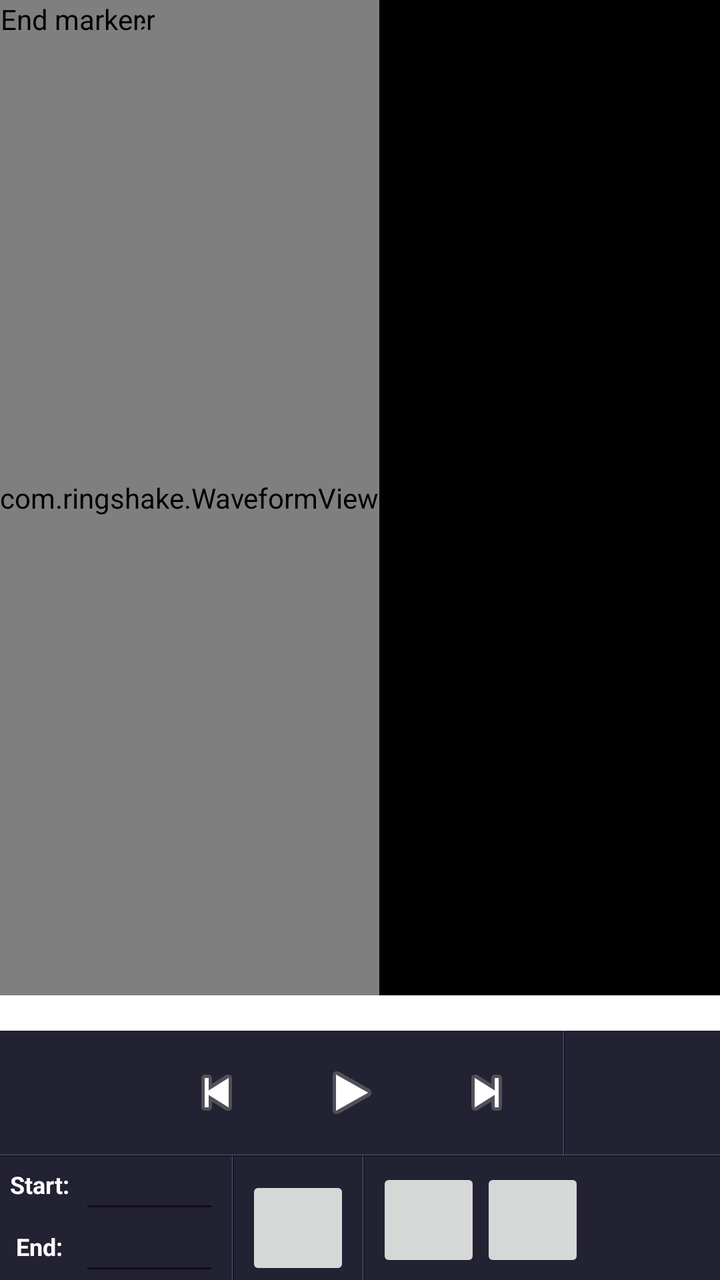
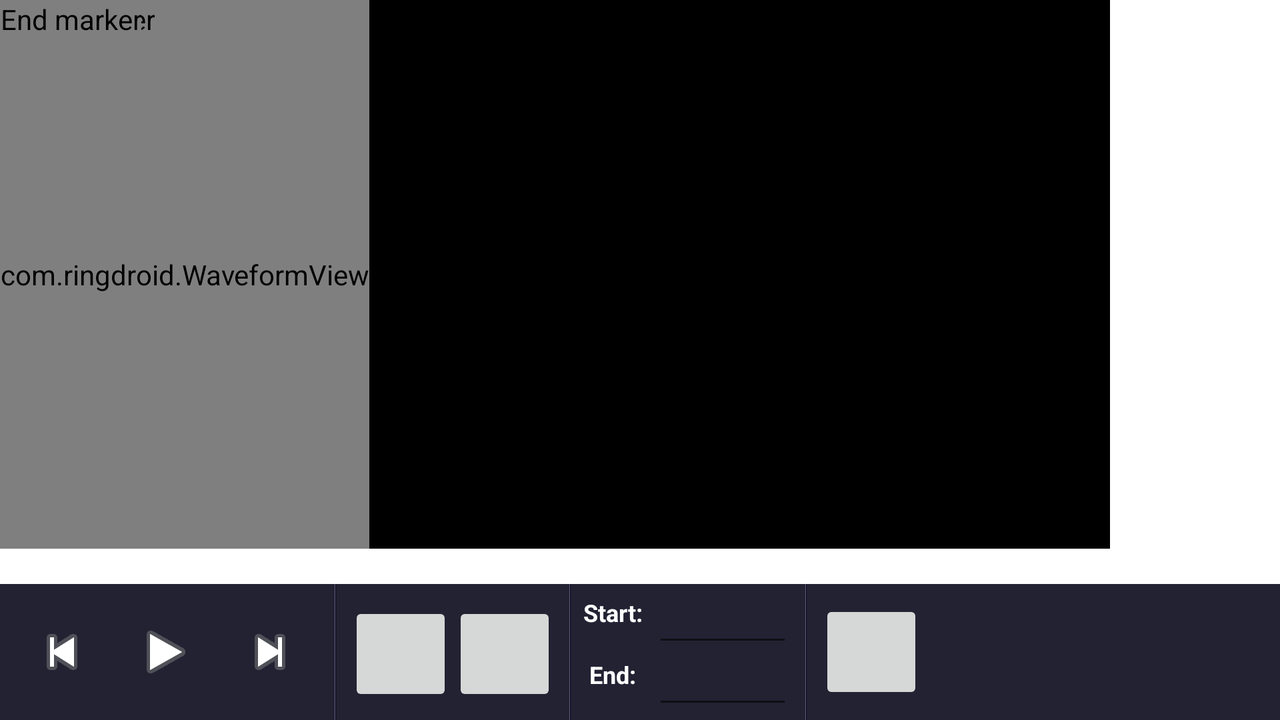

The same Android screen from two of the app's own layout files: first res/layout/ as a phone draws it, then the repository's variant for another configuration, drawn on a device whose configuration selects that folder. Both files follow.
<!-- AndroidManifest.xml: fallback theme Theme.MaterialComponents.DayNight.NoActionBar -->
<!-- res/layout/editor.xml -->
<?xml version="1.0" encoding="utf-8"?>

<LinearLayout xmlns:android="http://schemas.android.com/apk/res/android"     
    android:layout_width="fill_parent"     
    android:layout_height="fill_parent"     
    android:orientation="vertical">      
    
    <AbsoluteLayout        
        android:layout_width="wrap_content"         
        android:layout_height="0px"        
        android:layout_weight="1">        
        
        <ImageView android:id="@+id/bkgnd"        
            android:layout_width="fill_parent"        
            android:layout_height="fill_parent"        
            android:scaleType="centerCrop"        
            android:src="@drawable/bkgnd" />        
            
        <com.ringshake.WaveformView android:id="@+id/waveform"        
            android:layout_width="fill_parent"        
            android:layout_height="fill_parent" />        
            
        <com.ringshake.MarkerView android:id="@+id/startmarker"         
            android:nextFocusDown="@+id/endmarker"         
            android:layout_width="wrap_content"         
            android:layout_height="wrap_content"         
            android:src="@drawable/marker_left"         
            android:contentDescription="@string/start_marker" />        
            
        <com.ringshake.MarkerView android:id="@+id/endmarker"         
            android:nextFocusUp="@+id/startmarker"         
            android:nextFocusDown="@+id/info"         
            android:layout_width="wrap_content"         
            android:layout_height="wrap_content"         
            android:src="@drawable/marker_right"         
            android:contentDescription="@string/end_marker" />      
            
    </AbsoluteLayout>      
    
    <TextView android:id="@+id/info"        
        android:nextFocusUp="@+id/endmarker"       
        android:nextFocusDown="@+id/play"        
        android:layout_width="fill_parent"        
        android:layout_height="wrap_content"        
        style="@style/AudioFileInfoOverlayText"        
        android:gravity="center" />      
        
    <LinearLayout      
        style="@style/ToolbarBackground"      
        android:layout_width="fill_parent"       
        android:layout_height="62dip"      
        android:gravity="center" >        
        
        <ImageButton android:id="@+id/rew"        
            android:layout_width="64dip"        
            android:layout_height="52dip"        
            android:layout_marginTop="6dip"        
            android:layout_marginBottom="6dip"        
            style="@android:style/MediaButton"        
            android:contentDescription="@string/rewind"        
            android:src="@android:drawable/ic_media_previous" />        
            
        <ImageButton android:id="@+id/play"        
            android:layout_width="71dip"        
            android:layout_height="52dip"        
            android:layout_marginTop="6dip"        
            android:layout_marginBottom="6dip"        
            style="@android:style/MediaButton"        
            android:contentDescription="@string/play"        
            android:src="@android:drawable/ic_media_play" />        
            
        <ImageButton android:id="@+id/ffwd"        
            android:layout_width="64dip"        
            android:layout_height="52dip"        
            android:layout_marginRight="5dip"        
            android:layout_marginTop="6dip"        
            android:layout_marginBottom="6dip"        
            style="@android:style/MediaButton"        
            android:contentDescription="@string/ffwd"        
            android:src="@android:drawable/ic_media_next" />        
            
        <LinearLayout style="@style/VerticalDividerLeft" />       
        <LinearLayout style="@style/VerticalDividerRight" />      
            
     </LinearLayout>      
     
     <LinearLayout style="@style/HorizontalDividerTop" />     
     <LinearLayout style="@style/HorizontalDividerBottom" />      
     <LinearLayout      style="@style/ToolbarBackground"      
         android:layout_width="fill_parent"       
         android:layout_height="62dip"      
         android:gravity="center_vertical" >        
         
         <LinearLayout          
             android:layout_width="wrap_content"           
             android:layout_height="fill_parent"          
             android:layout_marginTop="6dip"          
             android:layout_marginLeft="5dip"          
             android:layout_marginRight="5dip"          
             android:gravity="center"          
             android:orientation="vertical">          
             
             <TextView            
                 android:id="@+id/mark_start"            
                 android:text="@string/start_label"            
                 android:textColor="#ffffffff"            
                 android:textSize="12sp"            
                 android:textStyle="bold"            
                 android:clickable="true"            
                 android:layout_width="wrap_content"             
                 android:layout_height="31dip" />          
                 
             <TextView            
                 android:id="@+id/mark_end"            
                 android:text="@string/end_label"            
                 android:textColor="#ffffffff"            
                 android:textSize="12sp"            
                 android:textStyle="bold"            
                 android:clickable="true"            
                 android:layout_width="wrap_content"             
                 android:layout_height="31dip" />        
                 
         </LinearLayout>        
         
         <LinearLayout          
             android:layout_width="wrap_content"           
             android:layout_height="fill_parent"          
             android:layout_marginRight="5dip"          
             android:gravity="center"          
             android:orientation="vertical">          
             
             <EditText android:id="@+id/starttext"            
                 android:textSize="11sp"            
                 android:layout_marginTop="5dip"            
                 android:layout_width="70dip"            
                 android:layout_height="31dip"            
                 android:contentDescription="@string/start_label" />          
                 
             <EditText android:id="@+id/endtext"            
                 android:textSize="11sp"            
                 android:layout_width="70dip"            
                 android:layout_height="31dip"            
                 android:contentDescription="@string/end_label" />        
                 
          </LinearLayout>        
          
          <LinearLayout style="@style/VerticalDividerLeft" />       
          <LinearLayout style="@style/VerticalDividerRight" />        
          <LinearLayout          
              android:layout_width="wrap_content"          
              android:layout_height="fill_parent"          
              android:layout_marginLeft="5dip"          
              android:layout_marginRight="5dip"          
              android:gravity="center">          
              
              <ImageButton android:id="@+id/save"          
                  android:layout_width="52dip"          
                  android:layout_height="52dip"          
                  android:layout_marginTop="5dip"          
                  android:src="@drawable/menu_save"          
                  android:contentDescription="@string/save_button" />        
                  
            </LinearLayout>        
            
            <LinearLayout style="@style/VerticalDividerLeft" />       
            <LinearLayout style="@style/VerticalDividerRight" />

            <ImageButton
                android:id="@+id/zoom_in"
                android:layout_width="52dip"
                android:layout_height="52dip"
                android:layout_marginBottom="8dip"
                android:layout_marginLeft="5dip"
                android:layout_marginTop="9dip"
                android:contentDescription="@string/zoom_in"
                android:src="@drawable/button_zoom_in" />

            <ImageButton
                android:id="@+id/zoom_out"
                android:layout_width="52dip"
                android:layout_height="52dip"
                android:layout_marginBottom="8dip"
                android:layout_marginTop="9dip"
                android:contentDescription="@string/zoom_out"
                android:src="@drawable/button_zoom_out" />
            
       </LinearLayout>  
  
 </LinearLayout>
<!-- resources referenced by this layout -->
<resources>
  <!-- drawable bkgnd: png bitmap (drawable, 2819 bytes) -->
  <!-- drawable marker_left (drawable) -->
  <?xml version="1.0" encoding="utf-8"?>
  
  <selector xmlns:android="http://schemas.android.com/apk/res/android" >
      <item android:state_pressed="true"           
          android:drawable="@drawable/marker_left_pressed" />     
      <item android:state_focused="true"           
          android:state_pressed="false"           
          android:drawable="@drawable/marker_left_focused" />    
      <item android:drawable="@drawable/marker_left_normal" /> 
  </selector>
  <!-- drawable marker_right (drawable) -->
  <?xml version="1.0" encoding="utf-8"?>
  
  <selector xmlns:android="http://schemas.android.com/apk/res/android" >
      <item android:state_pressed="true"           
          android:drawable="@drawable/marker_right_pressed" />     
      <item android:state_focused="true"           
          android:state_pressed="false"           
          android:drawable="@drawable/marker_right_focused" />     
      <item android:drawable="@drawable/marker_right_normal" /> 
  </selector>
  <string name="end_label">End:</string>
  <string name="end_marker">End marker</string>
  <string name="ffwd">Fast forward</string>
  <string name="play">Play</string>
  <string name="rewind">Rewind</string>
  <string name="save_button">Save</string>
  <string name="start_label">Start:</string>
  <string name="start_marker">Start marker</string>
  <string name="zoom_in">Zoom In</string>
  <string name="zoom_out">Zoom Out</string>
  <style name="AudioFileInfoOverlayText">     
          <item name="android:paddingLeft">4px</item>     
          <item name="android:paddingBottom">4px</item>     
          <item name="android:textColor">#ffffffff</item>     
          <item name="android:textSize">12sp</item>     
          <item name="android:shadowColor">#000000</item>     
          <item name="android:shadowDx">1</item>     
          <item name="android:shadowDy">1</item>     
          <item name="android:shadowRadius">1</item>     
          <item name="android:focusable">true</item>   
      </style>
  <style name="HorizontalDividerBottom">     
           <item name="android:layout_width">fill_parent</item>     
           <item name="android:layout_height">1px</item>     
           <item name="android:background">#000022</item>   
        </style>
  <style name="HorizontalDividerTop">     
          <item name="android:layout_width">fill_parent</item>     
          <item name="android:layout_height">1px</item>     
          <item name="android:background">#666677</item>   
       </style>
  <style name="ToolbarBackground">     
         <item name="android:background">#222233</item>   
     </style>
  <style name="VerticalDividerLeft">     
         <item name="android:layout_width">1px</item>     
         <item name="android:layout_height">fill_parent</item>     
         <item name="android:layout_marginLeft">4px</item>     
         <item name="android:background">#666677</item>  
     </style>
  <style name="VerticalDividerRight">     
         <item name="android:layout_width">1px</item>     
         <item name="android:layout_height">fill_parent</item>     
         <item name="android:layout_marginRight">4px</item>     
         <item name="android:background">#000022</item>   
      </style>
</resources>
<!-- res/layout-land/editor.xml (the repository's variant of the layout above) -->
<!-- drawn on the phone turned sideways -->
<?xml version="1.0" encoding="utf-8"?>

<LinearLayout xmlns:android="http://schemas.android.com/apk/res/android"     
    android:layout_width="fill_parent"     
    android:layout_height="fill_parent"     
    android:orientation="vertical">      
    
    <AbsoluteLayout        
        android:layout_width="wrap_content"         
        android:layout_height="0px"        
        android:layout_weight="1">        
        
        <ImageView android:id="@+id/bkgnd"        
            android:layout_width="fill_parent"        
            android:layout_height="fill_parent"        
            android:scaleType="centerCrop"        
            android:src="@drawable/bkgnd" />        
            
        <com.ringdroid.WaveformView android:id="@+id/waveform"        
            android:layout_width="fill_parent"        
            android:layout_height="fill_parent" />        
            
        <com.ringdroid.MarkerView android:id="@+id/startmarker"         
            android:nextFocusDown="@+id/endmarker"         
            android:layout_width="wrap_content"         
            android:layout_height="wrap_content"         
            android:src="@drawable/marker_left"         
            android:contentDescription="@string/start_marker" />        
            
        <com.ringdroid.MarkerView android:id="@+id/endmarker"         
            android:nextFocusUp="@+id/startmarker"         
            android:nextFocusDown="@+id/info"         
            android:layout_width="wrap_content"         
            android:layout_height="wrap_content"         
            android:src="@drawable/marker_right"         
            android:contentDescription="@string/end_marker" />      
            
    </AbsoluteLayout>      
    
    <TextView android:id="@+id/info"        
        android:nextFocusUp="@+id/endmarker"       
        android:nextFocusDown="@+id/play"        
        android:layout_width="fill_parent"        
        android:layout_height="wrap_content"        
        style="@style/AudioFileInfoOverlayText"        
        android:gravity="center" />      
        
    <LinearLayout      
        style="@style/ToolbarBackground"      
        android:layout_width="fill_parent"       
        android:layout_height="68dip" >        
        
        <LinearLayout          
            android:layout_width="wrap_content"           
            android:layout_height="fill_parent"          
            android:layout_marginLeft="5dip"          
            android:layout_marginRight="5dip"          
            android:gravity="center"> 
        
        <ImageButton android:id="@+id/rew"
            android:nextFocusUp="@+id/info"        
            android:layout_width="52dip"        
            android:layout_height="52dip"        
            android:layout_marginTop="6dip"        
            android:layout_marginBottom="6dip"        
            style="@android:style/MediaButton"        
            android:contentDescription="@string/rewind"        
            android:src="@android:drawable/ic_media_previous" />        
            
        <ImageButton android:id="@+id/play"
            android:nextFocusUp="@+id/info"        
            android:layout_width="52dip"        
            android:layout_height="52dip"        
            android:layout_marginTop="6dip"        
            android:layout_marginBottom="6dip"        
            style="@android:style/MediaButton"        
            android:contentDescription="@string/play"        
            android:src="@android:drawable/ic_media_play" />        
            
        <ImageButton android:id="@+id/ffwd"
            android:nextFocusUp="@+id/info"        
            android:layout_width="52dip"        
            android:layout_height="52dip"            
            android:layout_marginTop="6dip"        
            android:layout_marginBottom="6dip"        
            style="@android:style/MediaButton"        
            android:contentDescription="@string/ffwd"        
            android:src="@android:drawable/ic_media_next" />        
            
        </LinearLayout>
        
        <LinearLayout style="@style/VerticalDividerLeft" />       
        <LinearLayout style="@style/VerticalDividerRight" />        
        
        <LinearLayout          
            android:layout_width="wrap_content"          
            android:layout_height="fill_parent"          
            android:layout_marginLeft="5dip"          
            android:layout_marginRight="5dip"          
            android:gravity="center"> 
        
        <ImageButton android:id="@+id/zoom_in"
            android:nextFocusUp="@+id/info"        
            android:layout_width="52dip"        
            android:layout_height="52dip"        
            android:layout_marginTop="9dip"        
            android:layout_marginBottom="8dip"        
            android:contentDescription="@string/zoom_in"        
            android:src="@drawable/button_zoom_in" />        
            
        <ImageButton android:id="@+id/zoom_out"
            android:nextFocusUp="@+id/info"
            android:nextFocusRight="@+id/starttext"        
            android:layout_width="52dip"        
            android:layout_height="52dip"        
            android:layout_marginTop="9dip"        
            android:layout_marginBottom="8dip"        
            android:contentDescription="@string/zoom_out"        
            android:src="@drawable/button_zoom_out" />      
            
     </LinearLayout>      
     
     <LinearLayout style="@style/VerticalDividerLeft" />
     <LinearLayout style="@style/VerticalDividerRight" />
       
         
         <LinearLayout          
             android:layout_width="wrap_content"           
             android:layout_height="fill_parent"          
             android:layout_marginTop="6dip"          
             android:layout_marginLeft="5dip"          
             android:layout_marginRight="5dip"          
             android:gravity="center"          
             android:orientation="vertical">          
             
             <TextView            
                 android:id="@+id/mark_start"
                 android:nextFocusUp="@+id/info"            
                 android:text="@string/start_label"            
                 android:textColor="#ffffffff"            
                 android:textSize="12sp"            
                 android:textStyle="bold"            
                 android:clickable="true"            
                 android:layout_width="wrap_content"             
                 android:layout_height="31dip" />          
                 
             <TextView            
                 android:id="@+id/mark_end"   
                 android:nextFocusUp="@+id/info"         
                 android:text="@string/end_label"            
                 android:textColor="#ffffffff"            
                 android:textSize="12sp"            
                 android:textStyle="bold"            
                 android:clickable="true"            
                 android:layout_width="wrap_content"             
                 android:layout_height="31dip" />        
                 
         </LinearLayout>        
         
         <LinearLayout          
             android:layout_width="wrap_content"           
             android:layout_height="fill_parent"          
             android:layout_marginRight="5dip"          
             android:gravity="center"          
             android:orientation="vertical">          
             
             <EditText android:id="@+id/starttext"
                 android:nextFocusLeft="@+id/zoom_out"            
                 android:nextFocusRight="@+id/endtext"             
                 android:textSize="11sp"            
                 android:layout_marginTop="5dip"            
                 android:layout_width="70dip"            
                 android:layout_height="31dip"            
                 android:contentDescription="@string/start_label" />          
                 
             <EditText android:id="@+id/endtext"
                 android:nextFocusLeft="@+id/starttext"            
                 android:nextFocusRight="@+id/save"             
                 android:textSize="11sp"            
                 android:layout_width="70dip"            
                 android:layout_height="31dip"            
                 android:contentDescription="@string/end_label" />        
                 
          </LinearLayout>        
          
          <LinearLayout style="@style/VerticalDividerLeft" />       
          <LinearLayout style="@style/VerticalDividerRight" />        
          <LinearLayout          
              android:layout_width="wrap_content"          
              android:layout_height="fill_parent"          
              android:layout_marginLeft="5dip"          
              android:layout_marginRight="5dip"          
              android:gravity="center">          
              
              <ImageButton android:id="@+id/save"
                  android:nextFocusLeft="@+id/endtext"          
                  android:layout_width="52dip"          
                  android:layout_height="52dip"           
                  android:src="@drawable/menu_save"          
                  android:contentDescription="@string/save_button" />        
                  
            </LinearLayout>        
         
       </LinearLayout>  
  
 </LinearLayout>
<!-- resources referenced by the variant -->
<!-- as the phone turned sideways resolves them -->
<resources>
  <!-- drawable bkgnd: png bitmap (drawable, 2819 bytes) -->
  <!-- drawable marker_left (drawable) -->
  <?xml version="1.0" encoding="utf-8"?>
  
  <selector xmlns:android="http://schemas.android.com/apk/res/android" >
      <item android:state_pressed="true"           
          android:drawable="@drawable/marker_left_pressed" />     
      <item android:state_focused="true"           
          android:state_pressed="false"           
          android:drawable="@drawable/marker_left_focused" />    
      <item android:drawable="@drawable/marker_left_normal" /> 
  </selector>
  <!-- drawable marker_right (drawable) -->
  <?xml version="1.0" encoding="utf-8"?>
  
  <selector xmlns:android="http://schemas.android.com/apk/res/android" >
      <item android:state_pressed="true"           
          android:drawable="@drawable/marker_right_pressed" />     
      <item android:state_focused="true"           
          android:state_pressed="false"           
          android:drawable="@drawable/marker_right_focused" />     
      <item android:drawable="@drawable/marker_right_normal" /> 
  </selector>
  <string name="end_label">End:</string>
  <string name="end_marker">End marker</string>
  <string name="ffwd">Fast forward</string>
  <string name="play">Play</string>
  <string name="rewind">Rewind</string>
  <string name="save_button">Save</string>
  <string name="start_label">Start:</string>
  <string name="start_marker">Start marker</string>
  <string name="zoom_in">Zoom In</string>
  <string name="zoom_out">Zoom Out</string>
  <style name="AudioFileInfoOverlayText">     
          <item name="android:paddingLeft">4px</item>     
          <item name="android:paddingBottom">4px</item>     
          <item name="android:textColor">#ffffffff</item>     
          <item name="android:textSize">12sp</item>     
          <item name="android:shadowColor">#000000</item>     
          <item name="android:shadowDx">1</item>     
          <item name="android:shadowDy">1</item>     
          <item name="android:shadowRadius">1</item>     
          <item name="android:focusable">true</item>   
      </style>
  <style name="ToolbarBackground">     
         <item name="android:background">#222233</item>   
     </style>
  <style name="VerticalDividerLeft">     
         <item name="android:layout_width">1px</item>     
         <item name="android:layout_height">fill_parent</item>     
         <item name="android:layout_marginLeft">4px</item>     
         <item name="android:background">#666677</item>  
     </style>
  <style name="VerticalDividerRight">     
         <item name="android:layout_width">1px</item>     
         <item name="android:layout_height">fill_parent</item>     
         <item name="android:layout_marginRight">4px</item>     
         <item name="android:background">#000022</item>   
      </style>
</resources>
